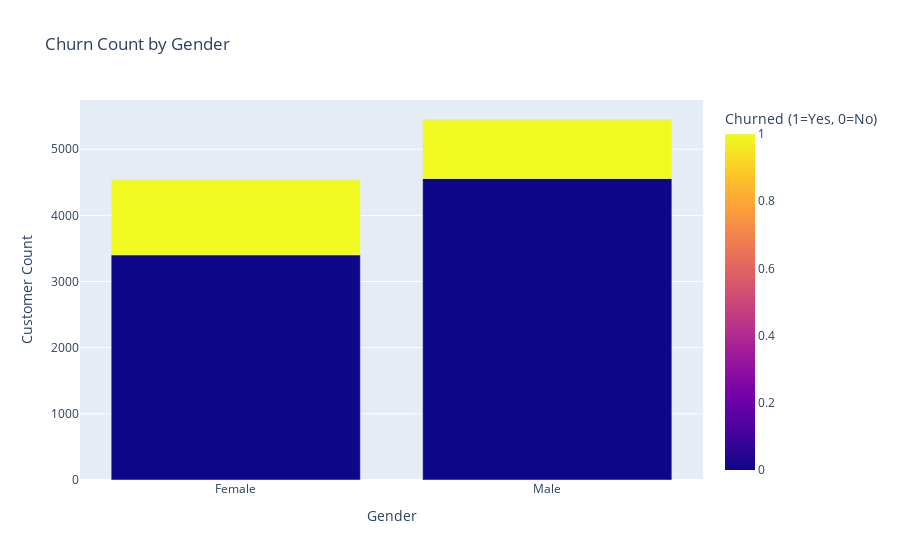

Source (notebook cell):
### Markdown cell above
> Checking no. of Churn customers by `Gender`

### Code cell
churn_count_by_gender = df.groupby(['Gender', 'Exited']).size().reset_index(name='Count')

fig = px.bar(churn_count_by_gender, x='Gender', y='Count', color='Exited',
			 barmode='group', title='Churn Count by Gender',
			 labels={'Count': 'Customer Count', 'Exited': 'Churned (1=Yes, 0=No)', 'Gender': 'Gender'},
			 color_discrete_map={0: 'green', 1: 'red'})
fig.show()

### Figure 1 — Plotly figure (JSON) as saved in the notebook; plotly's stock layout.template omitted (floating-point values rounded to 4 significant figures)
{"data": [{"alignmentgroup": "True", "hovertemplate": "Gender=%{x}<br>Customer Count=%{y}<br>Churned (1=Yes, 0=No)=%{marker.color}<extra></extra>", "legendgroup": "", "marker": {"color": [0, 1, 0, 1], "coloraxis": "coloraxis", "pattern": {"shape": ""}}, "name": "", "offsetgroup": "", "orientation": "v", "showlegend": false, "textposition": "auto", "type": "bar", "x": ["Female", "Female", "Male", "Male"], "xaxis": "x", "y": [3404, 1139, 4558, 899], "yaxis": "y"}], "layout": {"barmode": "group", "coloraxis": {"colorbar": {"title": {"text": "Churned (1=Yes, 0=No)"}}, "colorscale": [[0, "#0d0887"], [0.1111, "#46039f"], [0.2222, "#7201a8"], [0.3333, "#9c179e"], [0.4444, "#bd3786"], [0.5556, "#d8576b"], [0.6667, "#ed7953"], [0.7778, "#fb9f3a"], [0.8889, "#fdca26"], [1, "#f0f921"]]}, "legend": {"tracegroupgap": 0}, "title": {"text": "Churn Count by Gender"}, "xaxis": {"anchor": "y", "domain": [0, 1], "title": {"text": "Gender"}}, "yaxis": {"anchor": "x", "domain": [0, 1], "title": {"text": "Customer Count"}}}}
